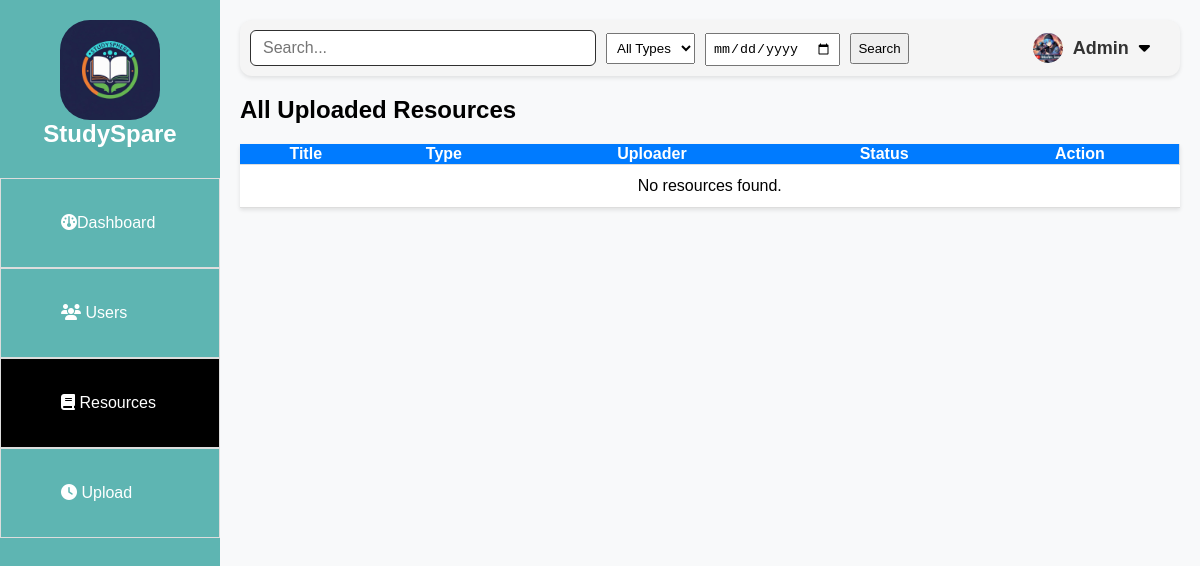
/resources.php (signed in), run on an earlier commit of the app's database.
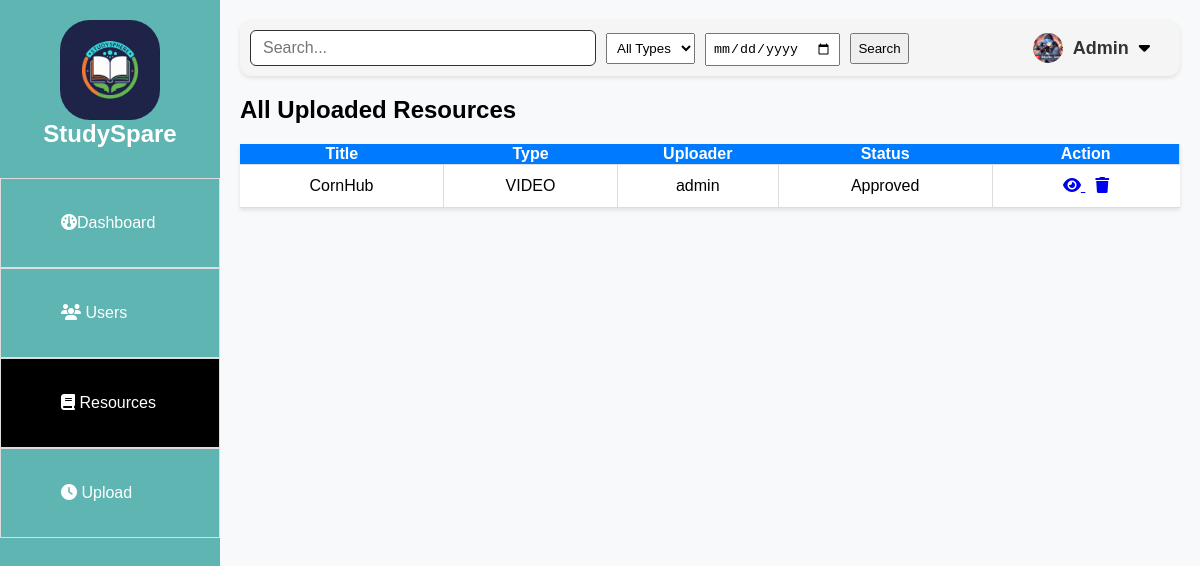
And on a later commit of the database.
### tables this page shows
CREATE TABLE `uploads` (
  `id` int(11) NOT NULL,
  `title` varchar(150) NOT NULL,
  `type` enum('ebook','pdf','video') NOT NULL,
  `file_path` varchar(255) NOT NULL,
  `uploader_id` int(11) DEFAULT NULL,
  `status` enum('pending','approved','rejected') DEFAULT 'pending',
  `submitted_at` timestamp NOT NULL DEFAULT current_timestamp(),
  `admin_id` int(11) DEFAULT NULL,
  `user_id` int(11) DEFAULT NULL
);

### resources.php (the view, shortened to what this page needs)
<?php
include 'php/db.php';
?>
<!DOCTYPE html>
<html lang="en">
<head>
  <link rel="stylesheet" href="style/index.css">
  <link rel="stylesheet" href="https://cdnjs.cloudflare.com/ajax/libs/font-awesome/6.5.0/css/all.min.css" />
</head>
<body>
  <?php include 'include/sidebar.php'; ?>
  <div class="main">
    <?php include 'include/header.php'; ?>
    <div class="table-container">
      <div class="heading">
        <h2>All Uploaded Resources</h2>
      </div>
      <table class="luser">
        <thead>
          <tr>
            <th>Title</th>
            <th>Type</th>
            <th>Uploader</th>
            <th>Status</th>
            <th>Action</th>
          </tr>
        </thead>
        <tbody>
        <?php
        $result = $conn->query("
          SELECT u.*,
                 COALESCE(a.username, usr.name) AS uploader
          FROM uploads u
          LEFT JOIN admin a ON u.admin_id = a.id
          LEFT JOIN users usr ON u.user_id = usr.id
          ORDER BY u.submitted_at DESC
        ");
        if ($result && $result->num_rows > 0):
          while ($row = $result->fetch_assoc()):
        ?>
          <tr>
            <td><?= htmlspecialchars($row['title']) ?></td>
            <td><?= strtoupper(htmlspecialchars($row['type'])) ?></td>
            <td><?= htmlspecialchars($row['uploader'] ?? 'Unknown') ?></td>
            <td><?= ucfirst($row['status']) ?></td>
            <td>
              <a href="<?= htmlspecialchars($row['file_path']) ?>" target="_blank" class="icon-button" title="View">
                <i class="fas fa-eye"></i>
              </a>
              <a href="delete_upload.php?id=<?= $row['id'] ?>" onclick="return confirm('Delete this resource?');" class="icon-button" title="Delete">
                <i class="fas fa-trash"></i>
              </a>
            </td>
          </tr>
        <?php
          endwhile;
        else:
        ?>
          <tr><td colspan="5">No resources found.</td></tr>
        <?php endif; ?>
        </tbody>
      </table>
    </div>
  </div>
</body>
</html>

What changed in the data, as far as the page shows it:
added uploads: title "CornHub", type "VIDEO", uploader "admin", status "Approved"
Also different on the page:
text no longer shown: "No resources found."
